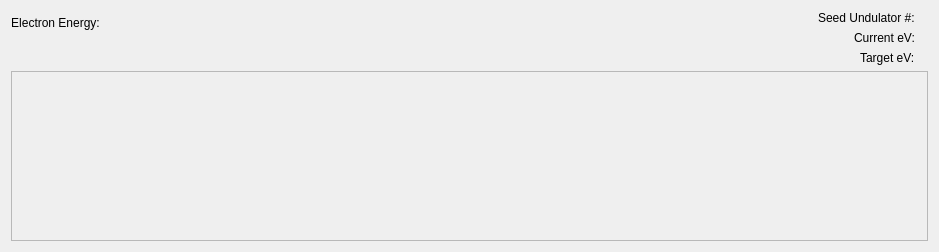
<?xml version="1.0" encoding="UTF-8"?>
<ui version="4.0">
 <class>Form</class>
 <widget class="QWidget" name="Form">
  <property name="geometry">
   <rect>
    <x>0</x>
    <y>0</y>
    <width>939</width>
    <height>252</height>
   </rect>
  </property>
  <property name="windowTitle">
   <string>Form</string>
  </property>
  <layout class="QVBoxLayout" name="verticalLayout_3" stretch="0,1">
   <item>
    <layout class="QHBoxLayout" name="horizontalLayout">
     <item>
      <layout class="QVBoxLayout" name="verticalLayout_2">
       <item>
        <widget class="QLabel" name="label">
         <property name="text">
          <string>Electron Energy:</string>
         </property>
         <property name="alignment">
          <set>Qt::AlignCenter</set>
         </property>
        </widget>
       </item>
       <item>
        <widget class="PyDMLabel" name="PyDMLabel">
         <property name="toolTip">
          <string/>
         </property>
         <property name="alignment">
          <set>Qt::AlignCenter</set>
         </property>
         <property name="showUnits" stdset="0">
          <bool>true</bool>
         </property>
         <property name="channel" stdset="0">
          <string>ca://${line_arbiter_prefix}PE:EEnergy_RBV</string>
         </property>
        </widget>
       </item>
      </layout>
     </item>
     <item>
      <spacer name="horizontalSpacer">
       <property name="orientation">
        <enum>Qt::Horizontal</enum>
       </property>
       <property name="sizeHint" stdset="0">
        <size>
         <width>40</width>
         <height>20</height>
        </size>
       </property>
      </spacer>
     </item>
     <item>
      <layout class="QFormLayout" name="formLayout">
       <property name="labelAlignment">
        <set>Qt::AlignRight|Qt::AlignTrailing|Qt::AlignVCenter</set>
       </property>
       <item row="0" column="0">
        <widget class="QLabel" name="label_2">
         <property name="text">
          <string>Seed Undulator #:</string>
         </property>
        </widget>
       </item>
       <item row="0" column="1">
        <widget class="PyDMLabel" name="PyDMLabel_2">
         <property name="toolTip">
          <string/>
         </property>
         <property name="channel" stdset="0">
          <string>ca://${line_arbiter_prefix}PE:UND:SeedUndulatorNumber_RBV</string>
         </property>
        </widget>
       </item>
       <item row="1" column="0">
        <widget class="QLabel" name="label_3">
         <property name="text">
          <string>Current eV:</string>
         </property>
        </widget>
       </item>
       <item row="1" column="1">
        <widget class="PyDMLabel" name="PyDMLabel_3">
         <property name="toolTip">
          <string/>
         </property>
         <property name="showUnits" stdset="0">
          <bool>true</bool>
         </property>
         <property name="channel" stdset="0">
          <string>ca://${line_arbiter_prefix}PE:UND:CurrentPhotonEnergy_RBV</string>
         </property>
        </widget>
       </item>
       <item row="2" column="0">
        <widget class="QLabel" name="label_4">
         <property name="text">
          <string>Target eV:</string>
         </property>
        </widget>
       </item>
       <item row="2" column="1">
        <widget class="PyDMLabel" name="PyDMLabel_4">
         <property name="toolTip">
          <string/>
         </property>
         <property name="showUnits" stdset="0">
          <bool>true</bool>
         </property>
         <property name="channel" stdset="0">
          <string>ca://${line_arbiter_prefix}PE:UND:TargetPhotonEnergy_RBV</string>
         </property>
        </widget>
       </item>
      </layout>
     </item>
    </layout>
   </item>
   <item>
    <widget class="QFrame" name="frm_undulators">
     <property name="frameShape">
      <enum>QFrame::StyledPanel</enum>
     </property>
     <property name="frameShadow">
      <enum>QFrame::Raised</enum>
     </property>
     <layout class="QVBoxLayout" name="verticalLayout_4"/>
    </widget>
   </item>
  </layout>
 </widget>
 <customwidgets>
  <customwidget>
   <class>PyDMLabel</class>
   <extends>QLabel</extends>
   <header>pydm.widgets.label</header>
  </customwidget>
 </customwidgets>
 <resources/>
 <connections/>
</ui>
